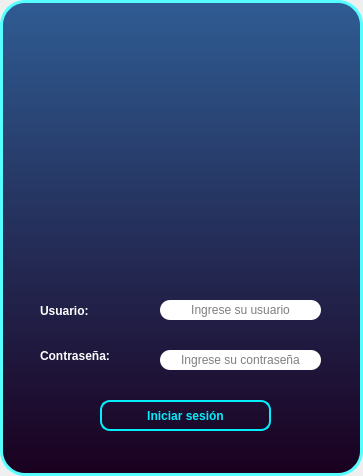
<?xml version="1.0" encoding="UTF-8"?>
<ui version="4.0">
 <class>Form</class>
 <widget class="QWidget" name="Form">
  <property name="geometry">
   <rect>
    <x>0</x>
    <y>0</y>
    <width>363</width>
    <height>476</height>
   </rect>
  </property>
  <property name="windowTitle">
   <string>Form</string>
  </property>
  <layout class="QVBoxLayout" name="verticalLayout">
   <property name="spacing">
    <number>0</number>
   </property>
   <property name="leftMargin">
    <number>0</number>
   </property>
   <property name="topMargin">
    <number>0</number>
   </property>
   <property name="rightMargin">
    <number>0</number>
   </property>
   <property name="bottomMargin">
    <number>0</number>
   </property>
   <item>
    <widget class="QFrame" name="frame_fondo">
     <property name="minimumSize">
      <size>
       <width>363</width>
       <height>476</height>
      </size>
     </property>
     <property name="maximumSize">
      <size>
       <width>363</width>
       <height>476</height>
      </size>
     </property>
     <property name="styleSheet">
      <string notr="true">background-color: qlineargradient(spread:pad, x1:0, y1:0, x2:0, y2:1, stop:0 rgba(47, 92, 147, 255), stop:1 rgba(26, 0, 31, 255));
border-style: solid;
border-width: 3px;
border-color: rgb(85, 255, 255);
border-radius: 25;</string>
     </property>
     <property name="frameShape">
      <enum>QFrame::StyledPanel</enum>
     </property>
     <property name="frameShadow">
      <enum>QFrame::Raised</enum>
     </property>
     <widget class="QPushButton" name="btn_ayuda">
      <property name="geometry">
       <rect>
        <x>10</x>
        <y>10</y>
        <width>51</width>
        <height>51</height>
       </rect>
      </property>
      <property name="styleSheet">
       <string notr="true">QPushButton{
background-color: rgb(0,0,0,0);
border: none;
border-radius: 24;
}
QPushButton:hover{
background-color:rgba(3, 239, 254, 0.4);
font:75 10pt &quot;Myanmar Text&quot;;
font: bold;
color: rgb(3,239,254);
}</string>
      </property>
      <property name="text">
       <string/>
      </property>
      <property name="icon">
       <iconset>
        <normaloff>../../Downloads/ayuda 2.0.png</normaloff>../../Downloads/ayuda 2.0.png</iconset>
      </property>
      <property name="iconSize">
       <size>
        <width>50</width>
        <height>50</height>
       </size>
      </property>
     </widget>
     <widget class="QPushButton" name="btn_salir">
      <property name="geometry">
       <rect>
        <x>300</x>
        <y>10</y>
        <width>51</width>
        <height>51</height>
       </rect>
      </property>
      <property name="styleSheet">
       <string notr="true">QPushButton{
background-color: rgb(0,0,0,0);
border: none;
border-radius: 24;
}
QPushButton:hover{
background-color:rgba(3, 239, 254, 0.4);
font:75 10pt &quot;Myanmar Text&quot;;
font: bold;
color: rgb(3,239,254);
}</string>
      </property>
      <property name="text">
       <string/>
      </property>
      <property name="icon">
       <iconset>
        <normaloff>../../Downloads/salir 2.1.png</normaloff>../../Downloads/salir 2.1.png</iconset>
      </property>
      <property name="iconSize">
       <size>
        <width>50</width>
        <height>50</height>
       </size>
      </property>
     </widget>
     <widget class="QPushButton" name="btn_login">
      <property name="geometry">
       <rect>
        <x>100</x>
        <y>400</y>
        <width>171</width>
        <height>31</height>
       </rect>
      </property>
      <property name="styleSheet">
       <string notr="true">QPushButton{
border-color: rgba(3, 239, 254, 1);
border-style: solid;
border-radius: 10;
border-width: 2px;
background-color: rgba(170, 169, 162, 0);
font:75 10pt &quot;Myanmar Text&quot;;
font: bold;
color: rgb(3,239,254);
}

QPushButton:hover{
background-color:rgba(3, 239, 254, 0.4);
font:75 10pt &quot;Myanmar Text&quot;;
font: bold;
color: rgb(3,239,254);
}</string>
      </property>
      <property name="text">
       <string>Iniciar sesión</string>
      </property>
      <property name="icon">
       <iconset>
        <normaloff>../../Downloads/perfil-del-usuario (1).png</normaloff>../../Downloads/perfil-del-usuario (1).png</iconset>
      </property>
      <property name="shortcut">
       <string>Return</string>
      </property>
     </widget>
     <widget class="QLabel" name="lbl_icono">
      <property name="geometry">
       <rect>
        <x>90</x>
        <y>60</y>
        <width>191</width>
        <height>191</height>
       </rect>
      </property>
      <property name="styleSheet">
       <string notr="true">background-color: qlineargradient(spread:pad, x1:0, y1:0, x2:1, y2:1, stop:0 rgba(0, 0, 0, 0), stop:1 rgba(0, 0, 0, 0));
border: none;</string>
      </property>
      <property name="text">
       <string/>
      </property>
      <property name="pixmap">
       <pixmap>../../Downloads/circuito-cerrado-de-television.png</pixmap>
      </property>
      <property name="scaledContents">
       <bool>true</bool>
      </property>
     </widget>
     <widget class="QLabel" name="label_user">
      <property name="geometry">
       <rect>
        <x>40</x>
        <y>290</y>
        <width>81</width>
        <height>41</height>
       </rect>
      </property>
      <property name="styleSheet">
       <string notr="true">background-color: rgb(0,0,0,0);
border: none;
font:75 14pt &quot;Myanmar Text&quot;;
font: bold;
color: white;</string>
      </property>
      <property name="text">
       <string>Usuario:</string>
      </property>
     </widget>
     <widget class="QLabel" name="label_user_2">
      <property name="geometry">
       <rect>
        <x>40</x>
        <y>340</y>
        <width>111</width>
        <height>31</height>
       </rect>
      </property>
      <property name="styleSheet">
       <string notr="true">background-color: rgb(0,0,0,0);
border: none;
font:75 14pt &quot;Myanmar Text&quot;;
font: bold;
color: white;</string>
      </property>
      <property name="text">
       <string>Contraseña:</string>
      </property>
     </widget>
     <widget class="QLineEdit" name="line_user">
      <property name="geometry">
       <rect>
        <x>160</x>
        <y>300</y>
        <width>161</width>
        <height>20</height>
       </rect>
      </property>
      <property name="styleSheet">
       <string notr="true">background-color: rgb(255, 255, 255);
border-radius:10px;
border:none;
font:75 10pt &quot;Myanmar Text&quot;;</string>
      </property>
      <property name="text">
       <string/>
      </property>
      <property name="maxLength">
       <number>30</number>
      </property>
      <property name="alignment">
       <set>Qt::AlignCenter</set>
      </property>
      <property name="placeholderText">
       <string>Ingrese su usuario</string>
      </property>
     </widget>
     <widget class="QLineEdit" name="line_password">
      <property name="geometry">
       <rect>
        <x>160</x>
        <y>350</y>
        <width>161</width>
        <height>20</height>
       </rect>
      </property>
      <property name="styleSheet">
       <string notr="true">background-color: rgb(255, 255, 255);
border-radius:10px;
border:none;
font:75 10pt &quot;Myanmar Text&quot;;</string>
      </property>
      <property name="text">
       <string/>
      </property>
      <property name="maxLength">
       <number>30</number>
      </property>
      <property name="echoMode">
       <enum>QLineEdit::Password</enum>
      </property>
      <property name="alignment">
       <set>Qt::AlignCenter</set>
      </property>
      <property name="placeholderText">
       <string>Ingrese su contraseña</string>
      </property>
     </widget>
     <widget class="QLabel" name="label_WrongUser">
      <property name="geometry">
       <rect>
        <x>170</x>
        <y>320</y>
        <width>141</width>
        <height>20</height>
       </rect>
      </property>
      <property name="styleSheet">
       <string notr="true">background-color: qlineargradient(spread:pad, x1:0, y1:0, x2:1, y2:1, stop:0 rgba(0, 0, 0, 0), stop:1 rgba(0, 0, 0, 0));
font: 75 8pt &quot;Arial&quot;;
color: rgb(255, 0, 4);
border: none;
font: bold;</string>
      </property>
      <property name="text">
       <string/>
      </property>
      <property name="alignment">
       <set>Qt::AlignCenter</set>
      </property>
     </widget>
     <widget class="QLabel" name="label_WrongPswd">
      <property name="geometry">
       <rect>
        <x>170</x>
        <y>370</y>
        <width>141</width>
        <height>20</height>
       </rect>
      </property>
      <property name="styleSheet">
       <string notr="true">background-color: qlineargradient(spread:pad, x1:0, y1:0, x2:1, y2:1, stop:0 rgba(0, 0, 0, 0), stop:1 rgba(0, 0, 0, 0));
font: 75 8pt &quot;Arial&quot;;
color: rgb(255, 0, 4);
border: none;
font: bold;</string>
      </property>
      <property name="text">
       <string/>
      </property>
      <property name="alignment">
       <set>Qt::AlignCenter</set>
      </property>
     </widget>
    </widget>
   </item>
  </layout>
 </widget>
 <resources/>
 <connections/>
</ui>
